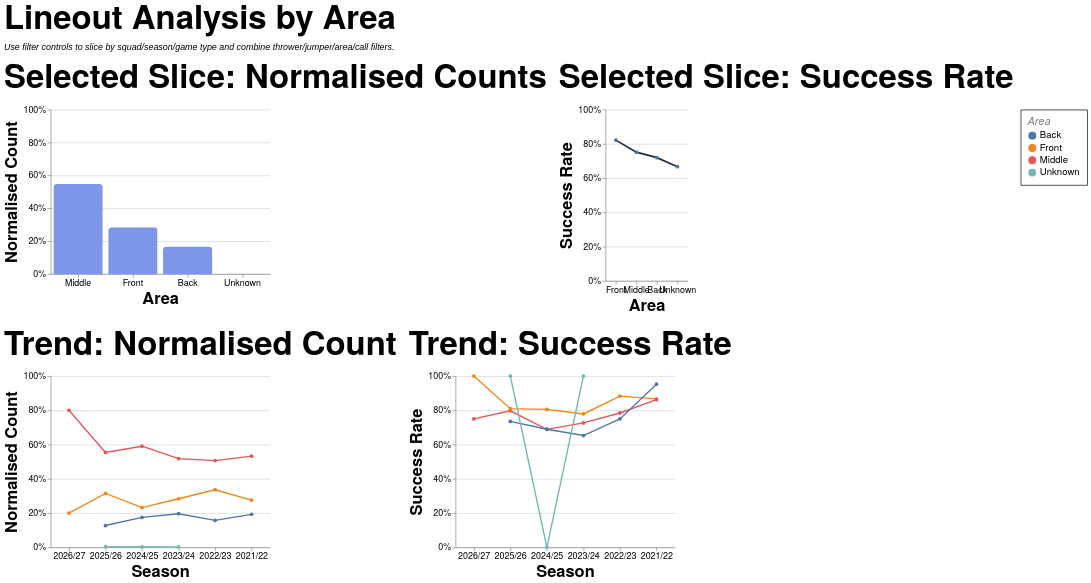

Write the Vega-Lite specification saved for this chart.
### Vega-Lite specification from a JSON file in a GitHub repository (floating-point values rounded to 4 significant figures; data arrays with more than 128 entries replaced by an {"elided": "..."} marker saying what was removed)
{"config": {"axis": {"labelFont": "PT Sans Narrow, Helvetica Neue, Helvetica, Arial, sans-serif", "titleFont": "PT Sans Narrow, Helvetica Neue, Helvetica, Arial, sans-serif", "labelFontSize": 13, "titleFontSize": 24, "gridColor": "#202947", "gridOpacity": 0.2, "zindex": 1}, "text": {"font": "Lato, sans-serif"}, "bar": {"cornerRadiusEnd": 5}, "header": {"labelFont": "PT Sans Narrow, Helvetica Neue, Helvetica, Arial, sans-serif", "titleFont": "PT Sans Narrow, Helvetica Neue, Helvetica, Arial, sans-serif", "labelFontSize": 24, "titleFontSize": 28, "labelFontWeight": "bold", "orient": "left"}, "legend": {"labelFont": "PT Sans Narrow, Helvetica Neue, Helvetica, Arial, sans-serif", "titleFont": "PT Sans Narrow, Helvetica Neue, Helvetica, Arial, sans-serif", "labelFontSize": 14, "titleFontSize": 16, "titlePadding": 5, "fillColor": "white", "strokeColor": "black", "padding": 10, "titleFontWeight": "lighter", "titleFontStyle": "italic", "titleColor": "gray", "offset": 10}, "title": {"font": "PT Sans Narrow, Helvetica Neue, Helvetica, Arial, sans-serif", "fontSize": 48, "fontWeight": "bold", "anchor": "start", "align": "center", "titlePadding": 20, "subtitlePadding": 10, "subtitleFontSize": 13, "subtitleColor": "", "subtitleFontStyle": "italic", "offset": 15, "color": "black"}, "axisX": {"labelAngle": 0}, "facet": {"title": null, "header": null, "align": {"row": "each", "column": "each"}, "spacing": 10}, "resolve": {"scale": {"y": "independent", "facet": "independent"}}, "background": "transparent", "scale": {"offsetBandPaddingOuter": 0.2, "offsetBandPaddingInner": 0.1}, "view": {"stroke": null, "background": "transparent"}}, "vconcat": [{"hconcat": [{"mark": {"type": "bar", "color": "#7d96e8"}, "encoding": {"tooltip": [{"field": "area", "title": "Area", "type": "nominal"}, {"field": "attempts", "format": ",.0f", "title": "Lineouts", "type": "quantitative"}, {"field": "share", "format": ".1%", "title": "Normalised Count", "type": "quantitative"}], "x": {"field": "area", "sort": "-y", "title": "Area", "type": "nominal"}, "y": {"axis": {"format": "%"}, "field": "share", "scale": {"domain": [0, 1]}, "title": "Normalised Count", "type": "quantitative"}}, "height": 240, "title": "Selected Slice: Normalised Counts", "transform": [{"filter": "(loSquad == 'All' || datum.squad == loSquad) && (loGameType == 'All' || (loGameType == 'League + Cup' && (datum.game_type == 'League' || datum.game_type == 'Cup')) || (loGameType == 'League only' && datum.game_type == 'League') || datum.game_type == loGameType) && (loOpposition == 'All' || datum.opposition == loOpposition) && (loThrower == 'All' || datum.thrower == loThrower) && (loJumper == 'All' || datum.jumper == loJumper) && (loArea == 'All' || datum.area == loArea) && (loNumbers == 'All' || datum.numbers == loNumbers) && (loCall == 'All' || datum.call == loCall) && (loCallType == 'All' || datum.call_type == loCallType)"}, {"filter": "(loSeason == 'All' || datum.season == loSeason)"}, {"aggregate": [{"op": "count", "as": "attempts"}, {"op": "sum", "field": "won", "as": "won"}], "groupby": ["area"]}, {"joinaggregate": [{"op": "sum", "field": "attempts", "as": "total_attempts"}]}, {"calculate": "datum.attempts / datum.total_attempts", "as": "share"}, {"calculate": "datum.won / datum.attempts", "as": "success_rate"}], "width": 320}, {"mark": {"type": "line", "color": "#202946", "point": true, "strokeWidth": 2.5}, "encoding": {"tooltip": [{"field": "area", "title": "Area", "type": "nominal"}, {"field": "won", "format": ",.0f", "title": "Won", "type": "quantitative"}, {"field": "attempts", "format": ",.0f", "title": "Lineouts", "type": "quantitative"}, {"field": "success_rate", "format": ".1%", "title": "Success Rate", "type": "quantitative"}], "x": {"field": "area", "sort": "-y", "title": "Area", "type": "nominal"}, "y": {"axis": {"format": "%"}, "field": "success_rate", "scale": {"domain": [0, 1]}, "title": "Success Rate", "type": "quantitative"}}, "height": 250, "title": "Selected Slice: Success Rate", "transform": [{"filter": "(loSquad == 'All' || datum.squad == loSquad) && (loGameType == 'All' || (loGameType == 'League + Cup' && (datum.game_type == 'League' || datum.game_type == 'Cup')) || (loGameType == 'League only' && datum.game_type == 'League') || datum.game_type == loGameType) && (loOpposition == 'All' || datum.opposition == loOpposition) && (loThrower == 'All' || datum.thrower == loThrower) && (loJumper == 'All' || datum.jumper == loJumper) && (loArea == 'All' || datum.area == loArea) && (loNumbers == 'All' || datum.numbers == loNumbers) && (loCall == 'All' || datum.call == loCall) && (loCallType == 'All' || datum.call_type == loCallType)"}, {"filter": "(loSeason == 'All' || datum.season == loSeason)"}, {"aggregate": [{"op": "count", "as": "attempts"}, {"op": "sum", "field": "won", "as": "won"}], "groupby": ["area"]}, {"joinaggregate": [{"op": "sum", "field": "attempts", "as": "total_attempts"}]}, {"calculate": "datum.attempts / datum.total_attempts", "as": "share"}, {"calculate": "datum.won / datum.attempts", "as": "success_rate"}], "width": {"step": 30}}], "spacing": 16}, {"hconcat": [{"mark": {"type": "line", "point": true, "strokeWidth": 2}, "encoding": {"color": {"field": "area", "title": "Area", "type": "nominal"}, "tooltip": [{"field": "season", "title": "Season", "type": "nominal"}, {"field": "area", "title": "Area", "type": "nominal"}, {"field": "attempts", "format": ",.0f", "title": "Lineouts", "type": "quantitative"}, {"field": "norm_count", "format": ".1%", "title": "Normalised Count", "type": "quantitative"}], "x": {"field": "season", "sort": "-x", "title": "Season", "type": "nominal"}, "y": {"axis": {"format": "%"}, "field": "norm_count", "scale": {"domain": [0, 1]}, "title": "Normalised Count", "type": "quantitative"}}, "height": 250, "title": "Trend: Normalised Count", "transform": [{"filter": "(loSquad == 'All' || datum.squad == loSquad) && (loGameType == 'All' || (loGameType == 'League + Cup' && (datum.game_type == 'League' || datum.game_type == 'Cup')) || (loGameType == 'League only' && datum.game_type == 'League') || datum.game_type == loGameType) && (loOpposition == 'All' || datum.opposition == loOpposition) && (loThrower == 'All' || datum.thrower == loThrower) && (loJumper == 'All' || datum.jumper == loJumper) && (loArea == 'All' || datum.area == loArea) && (loNumbers == 'All' || datum.numbers == loNumbers) && (loCall == 'All' || datum.call == loCall) && (loCallType == 'All' || datum.call_type == loCallType)"}, {"aggregate": [{"op": "count", "as": "attempts"}, {"op": "sum", "field": "won", "as": "won"}], "groupby": ["season", "area"]}, {"joinaggregate": [{"op": "sum", "field": "attempts", "as": "season_attempts"}], "groupby": ["season"]}, {"calculate": "datum.attempts / datum.season_attempts", "as": "norm_count"}, {"calculate": "datum.won / datum.attempts", "as": "success_rate"}], "width": 320}, {"mark": {"type": "line", "point": true, "strokeWidth": 2}, "encoding": {"color": {"field": "area", "title": "Area", "type": "nominal"}, "tooltip": [{"field": "season", "title": "Season", "type": "nominal"}, {"field": "area", "title": "Area", "type": "nominal"}, {"field": "won", "format": ",.0f", "title": "Won", "type": "quantitative"}, {"field": "attempts", "format": ",.0f", "title": "Lineouts", "type": "quantitative"}, {"field": "success_rate", "format": ".1%", "title": "Success Rate", "type": "quantitative"}], "x": {"field": "season", "sort": "-x", "title": "Season", "type": "nominal"}, "y": {"axis": {"format": "%"}, "field": "success_rate", "scale": {"domain": [0, 1]}, "title": "Success Rate", "type": "quantitative"}}, "height": 250, "title": "Trend: Success Rate", "transform": [{"filter": "(loSquad == 'All' || datum.squad == loSquad) && (loGameType == 'All' || (loGameType == 'League + Cup' && (datum.game_type == 'League' || datum.game_type == 'Cup')) || (loGameType == 'League only' && datum.game_type == 'League') || datum.game_type == loGameType) && (loOpposition == 'All' || datum.opposition == loOpposition) && (loThrower == 'All' || datum.thrower == loThrower) && (loJumper == 'All' || datum.jumper == loJumper) && (loArea == 'All' || datum.area == loArea) && (loNumbers == 'All' || datum.numbers == loNumbers) && (loCall == 'All' || datum.call == loCall) && (loCallType == 'All' || datum.call_type == loCallType)"}, {"aggregate": [{"op": "count", "as": "attempts"}, {"op": "sum", "field": "won", "as": "won"}], "groupby": ["season", "area"]}, {"joinaggregate": [{"op": "sum", "field": "attempts", "as": "season_attempts"}], "groupby": ["season"]}, {"calculate": "datum.attempts / datum.season_attempts", "as": "norm_count"}, {"calculate": "datum.won / datum.attempts", "as": "success_rate"}], "width": 320}], "spacing": 16}], "data": {"name": "data-27e2b76d268da6db3c23f84555fc2fd9"}, "params": [{"name": "loSquad", "value": "All"}, {"name": "loSeason", "value": "All"}, {"name": "loGameType", "value": "All"}, {"name": "loOpposition", "value": "All"}, {"name": "loThrower", "value": "All"}, {"name": "loJumper", "value": "All"}, {"name": "loArea", "value": "All"}, {"name": "loNumbers", "value": "All"}, {"name": "loCall", "value": "All"}, {"name": "loCallType", "value": "All"}], "spacing": 22, "title": {"text": "Lineout Analysis by Area", "subtitle": "Use filter controls to slice by squad/season/game type and combine thrower/jumper/area/call filters."}, "$schema": "https://vega.github.io/schema/vega-lite/v5.20.1.json", "datasets": {"data-27e2b76d268da6db3c23f84555fc2fd9": {"elided": "1324 records"}}}
